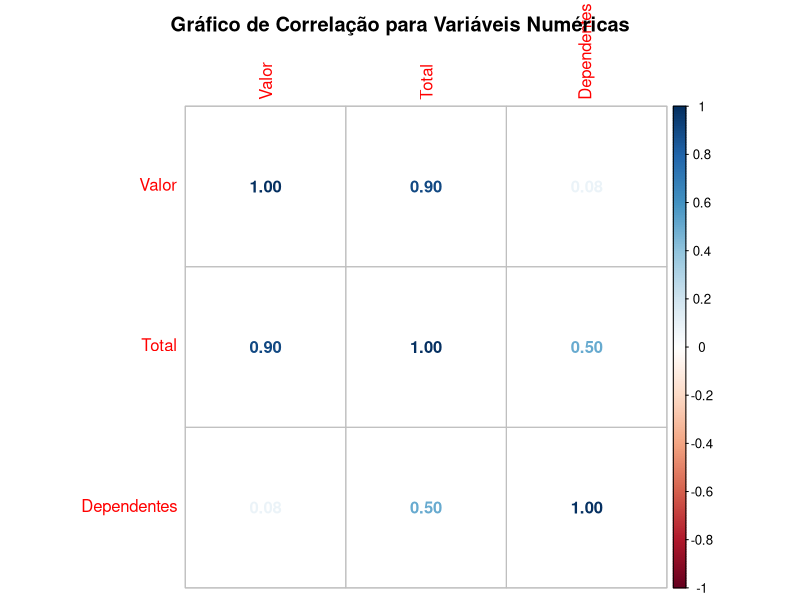
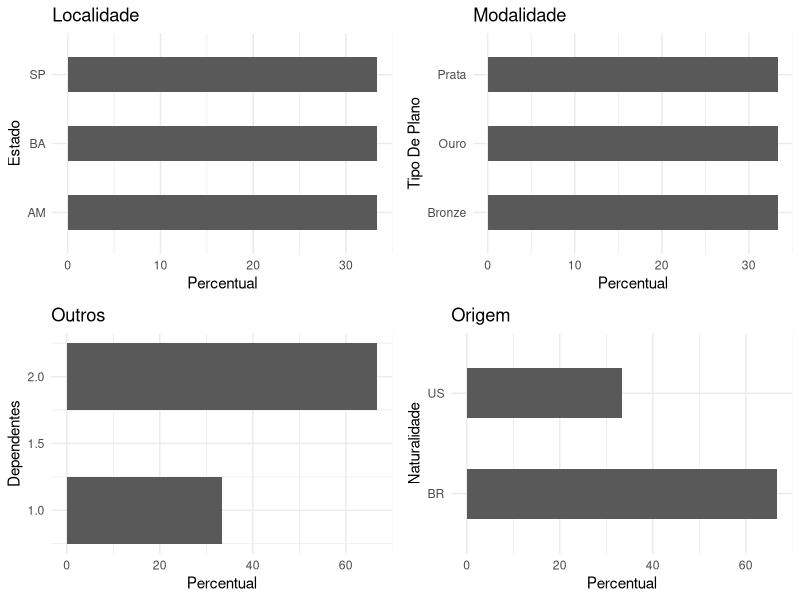

R code for these plots, in order:
## ---- chunk 1
knitr::opts_chunk$set(echo = TRUE)
## ---- chunk 2
library(corrplot)
library(gridExtra)
library(ggplot2)
## ---- chunk 3
df <- data.frame(Estado =c("SP", "BA", "AM"),
                 Plano = c("Bronze", "Ouro", "Prata"),
                 Valor = c(500, 300, 150),
                 Total = c(1000, 300, 300),
                 Dependentes = c(2,1,2),
                 Naturalidade = c("BR", "BR", "US"),
                 Desconto = c("Sim", "Não", "Não"))
df

str(df)
## ---- chunk 4
sapply(df, function(x) sum(is.na(x)))
## ---- chunk 5
numeric.var <- sapply(df, is.numeric)
corr.matrix <- cor(df[,numeric.var])
corrplot(corr.matrix, main="\n\nGráfico de Correlação para Variáveis Numéricas", method="number")

## ---- chunk 6
p1 <- ggplot(df, aes(x=Estado)) + ggtitle("Localidade") + xlab("Estado") +
  geom_bar(aes(y = 100*(..count..)/sum(..count..)), width = 0.5) + ylab("Percentual") + coord_flip() + theme_minimal()
p2 <- ggplot(df, aes(x=Plano)) + ggtitle("Modalidade") + xlab("Tipo De Plano") + 
  geom_bar(aes(y = 100*(..count..)/sum(..count..)), width = 0.5) + ylab("Percentual") + coord_flip() + theme_minimal()
p3 <- ggplot(df, aes(x=Dependentes)) + ggtitle("Outros") + xlab("Dependentes") + 
  geom_bar(aes(y = 100*(..count..)/sum(..count..)), width = 0.5) + ylab("Percentual") + coord_flip() + theme_minimal()
p4 <- ggplot(df, aes(x=Naturalidade)) + ggtitle("Origem") + xlab("Naturalidade") + 
  geom_bar(aes(y = 100*(..count..)/sum(..count..)), width = 0.5) + ylab("Percentual") + coord_flip() + theme_minimal()
grid.arrange(p1, p2, p3, p4, ncol=2)

